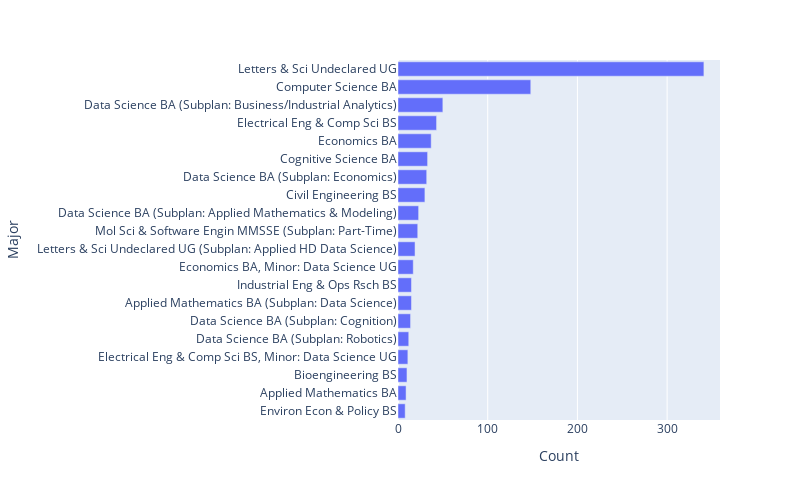

Here is the notebook cell this chart was saved with:
### Markdown cell above
### We will often use visualizations to make sense of data
**In Data 100, we will deal with many different kinds of data (not just numbers) and we will study techniques to describe types of data.**

**How can we summarize the Majors field?** A good starting point might be to use a bar plot:

### Code cell
# Interactive using plotly

fig = px.bar(majors_count.loc[::-1], orientation='h')
fig.update_layout(showlegend=False, 
                  xaxis_title='Count', 
                  yaxis_title='Major',
                  autosize=False, 
                  width=800, 
                  height=500)

### Figure 1 — Plotly figure (JSON) as saved in the notebook; plotly's stock layout.template omitted (floating-point values rounded to 4 significant figures)
{"data": [{"hovertemplate": "variable=count<br>value=%{x}<br>Majors=%{y}<extra></extra>", "legendgroup": "count", "marker": {"color": "#636efa", "pattern": {"shape": ""}}, "name": "count", "orientation": "h", "showlegend": true, "textposition": "auto", "type": "bar", "x": [8, 9, 10, 11, 12, 14, 15, 15, 17, 19, 22, 23, 30, 32, 33, 37, 43, 50, 148, 341], "xaxis": "x", "y": ["Environ Econ & Policy BS", "Applied Mathematics BA", "Bioengineering BS", "Electrical Eng & Comp Sci BS, Minor: Data Science UG", "Data Science BA (Subplan: Robotics)", "Data Science BA (Subplan: Cognition)", "Applied Mathematics BA (Subplan: Data Science)", "Industrial Eng & Ops Rsch BS", "Economics BA, Minor: Data Science UG", "Letters & Sci Undeclared UG (Subplan: Applied HD Data Science)", "Mol Sci & Software Engin MMSSE (Subplan: Part-Time)", "Data Science BA (Subplan: Applied Mathematics & Modeling)", "Civil Engineering BS", "Data Science BA (Subplan: Economics)", "Cognitive Science BA", "Economics BA", "Electrical Eng & Comp Sci BS", "Data Science BA (Subplan: Business/Industrial Analytics)", "Computer Science BA", "Letters & Sci Undeclared UG"], "yaxis": "y"}], "layout": {"autosize": false, "barmode": "relative", "height": 500, "legend": {"title": {"text": "variable"}, "tracegroupgap": 0}, "margin": {"t": 60}, "showlegend": false, "width": 800, "xaxis": {"anchor": "y", "domain": [0, 1], "title": {"text": "Count"}}, "yaxis": {"anchor": "x", "domain": [0, 1], "title": {"text": "Major"}}}}
